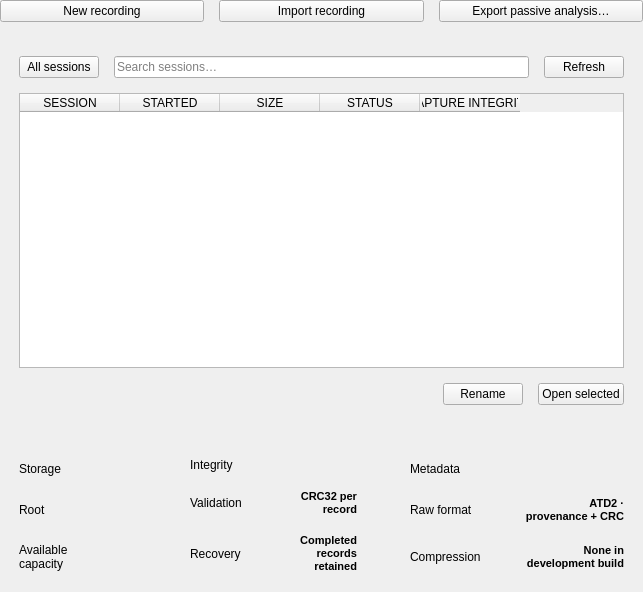
<?xml version="1.0" encoding="UTF-8"?>
<ui version="4.0">
 <class>SessionsPage</class>
 <widget class="QWidget" name="SessionsPage">
  <layout class="QVBoxLayout" name="bodyLayout">
   <property name="leftMargin">
    <number>0</number>
   </property>
   <property name="topMargin">
    <number>0</number>
   </property>
   <property name="rightMargin">
    <number>0</number>
   </property>
   <property name="bottomMargin">
    <number>0</number>
   </property>
   <property name="spacing">
    <number>15</number>
   </property>
   <item>
    <widget class="QWidget" name="actionBar">
     <layout class="QHBoxLayout" name="actionBarLayout">
      <property name="leftMargin">
       <number>0</number>
      </property>
      <property name="topMargin">
       <number>0</number>
      </property>
      <property name="rightMargin">
       <number>0</number>
      </property>
      <property name="bottomMargin">
       <number>0</number>
      </property>
      <property name="spacing">
       <number>15</number>
      </property>
      <item>
       <widget class="QPushButton" name="newRecordingButton">
        <property name="text">
         <string>New recording</string>
        </property>
        <property name="primary" stdset="0">
         <bool>true</bool>
        </property>
       </widget>
      </item>
      <item>
       <widget class="QPushButton" name="importRecordingButton">
        <property name="text">
         <string>Import recording</string>
        </property>
       </widget>
      </item>
      <item>
       <widget class="QPushButton" name="exportAnalysisButton">
        <property name="text"><string>Export passive analysis…</string></property>
        <property name="accessibleName"><string>Export passive analysis for selected session</string></property>
        <property name="toolTip"><string>Export observations and limitations from the selected recording.</string></property>
       </widget>
      </item>
     </layout>
    </widget>
   </item>
   <item>
    <widget class="QFrame" name="sessionList">
     <property name="card" stdset="0">
      <bool>true</bool>
     </property>
     <layout class="QVBoxLayout" name="sessionListLayout">
      <property name="leftMargin">
       <number>19</number>
      </property>
      <property name="topMargin">
       <number>19</number>
      </property>
      <property name="rightMargin">
       <number>19</number>
      </property>
      <property name="bottomMargin">
       <number>19</number>
      </property>
      <property name="spacing">
       <number>15</number>
      </property>
      <item>
       <widget class="QWidget" name="sessionFilters">
        <layout class="QHBoxLayout" name="sessionFiltersLayout" stretch="0,1,0">
         <property name="leftMargin">
          <number>0</number>
         </property>
         <property name="topMargin">
          <number>0</number>
         </property>
         <property name="rightMargin">
          <number>0</number>
         </property>
         <property name="bottomMargin">
          <number>0</number>
         </property>
         <property name="spacing">
          <number>15</number>
         </property>
         <item>
          <widget class="QPushButton" name="allSessionsButton">
           <property name="text">
            <string>All sessions</string>
           </property>
          </widget>
         </item>
         <item>
          <widget class="QLineEdit" name="sessionSearch">
           <property name="text">
            <string />
           </property>
           <property name="placeholderText">
            <string>Search sessions…</string>
           </property>
          </widget>
         </item>
         <item>
          <widget class="QPushButton" name="refreshButton">
           <property name="text">
            <string>Refresh</string>
           </property>
          </widget>
         </item>
        </layout>
       </widget>
      </item>
      <item>
       <widget class="QTableWidget" name="sessionTable">
        <property name="minimumSize">
         <size>
          <width>0</width>
          <height>275</height>
         </size>
        </property>
        <property name="alternatingRowColors">
         <bool>true</bool>
        </property>
        <property name="showGrid">
         <bool>false</bool>
        </property>
        <property name="selectionBehavior">
         <enum>QAbstractItemView::SelectRows</enum>
        </property>
        <property name="selectionMode">
         <enum>QAbstractItemView::SingleSelection</enum>
        </property>
        <property name="editTriggers">
         <set>QAbstractItemView::NoEditTriggers</set>
        </property>
        <column>
         <property name="text">
          <string>SESSION</string>
         </property>
        </column>
        <column>
         <property name="text">
          <string>STARTED</string>
         </property>
        </column>
        <column>
         <property name="text">
          <string>SIZE</string>
         </property>
        </column>
        <column>
         <property name="text">
          <string>STATUS</string>
         </property>
        </column>
        <column>
         <property name="text">
          <string>CAPTURE INTEGRITY</string>
         </property>
        </column>
       </widget>
      </item>
      <item>
       <widget class="QWidget" name="sessionActions">
        <layout class="QHBoxLayout" name="sessionActionsLayout" stretch="1,0,0">
         <property name="leftMargin">
          <number>0</number>
         </property>
         <property name="topMargin">
          <number>0</number>
         </property>
         <property name="rightMargin">
          <number>0</number>
         </property>
         <property name="bottomMargin">
          <number>0</number>
         </property>
         <property name="spacing">
          <number>15</number>
         </property>
         <item>
          <widget class="QLabel" name="sessionCount">
           <property name="text">
            <string />
           </property>
           <property name="wordWrap">
            <bool>true</bool>
           </property>
           <property name="tone" stdset="0">
            <string>muted</string>
           </property>
          </widget>
         </item>
         <item>
          <widget class="QPushButton" name="renameButton">
           <property name="text">
            <string>Rename</string>
           </property>
          </widget>
         </item>
         <item>
          <widget class="QPushButton" name="openSelectedButton">
           <property name="text">
            <string>Open selected</string>
           </property>
           <property name="primary" stdset="0">
            <bool>true</bool>
           </property>
          </widget>
         </item>
        </layout>
       </widget>
      </item>
     </layout>
    </widget>
   </item>
   <item>
    <widget class="QWidget" name="sessionDetails">
     <layout class="QHBoxLayout" name="sessionDetailsLayout">
      <property name="leftMargin">
       <number>0</number>
      </property>
      <property name="topMargin">
       <number>0</number>
      </property>
      <property name="rightMargin">
       <number>0</number>
      </property>
      <property name="bottomMargin">
       <number>0</number>
      </property>
      <property name="spacing">
       <number>15</number>
      </property>
      <item>
       <widget class="QFrame" name="storage">
        <property name="card" stdset="0">
         <bool>true</bool>
        </property>
        <layout class="QVBoxLayout" name="storageLayout">
         <property name="leftMargin">
          <number>19</number>
         </property>
         <property name="topMargin">
          <number>19</number>
         </property>
         <property name="rightMargin">
          <number>19</number>
         </property>
         <property name="bottomMargin">
          <number>19</number>
         </property>
         <property name="spacing">
          <number>15</number>
         </property>
         <item>
          <widget class="QLabel" name="storageTitle">
           <property name="text">
            <string>Storage</string>
           </property>
           <property name="wordWrap">
            <bool>true</bool>
           </property>
           <property name="tone" stdset="0">
            <string>cardtitle</string>
           </property>
          </widget>
         </item>
         <item>
          <widget class="QWidget" name="sessionRootRow">
           <layout class="QHBoxLayout" name="sessionRootRowLayout" stretch="1,1">
            <property name="leftMargin">
             <number>0</number>
            </property>
            <property name="topMargin">
             <number>0</number>
            </property>
            <property name="rightMargin">
             <number>0</number>
            </property>
            <property name="bottomMargin">
             <number>0</number>
            </property>
            <property name="spacing">
             <number>15</number>
            </property>
            <item>
             <widget class="QLabel" name="sessionRootKey">
              <property name="text">
               <string>Root</string>
              </property>
              <property name="wordWrap">
               <bool>true</bool>
              </property>
              <property name="tone" stdset="0">
               <string>muted</string>
              </property>
             </widget>
            </item>
            <item>
             <widget class="QLabel" name="sessionRoot">
              <property name="text">
               <string />
              </property>
              <property name="wordWrap">
               <bool>true</bool>
              </property>
              <property name="alignment">
               <set>Qt::AlignRight|Qt::AlignVCenter</set>
              </property>
              <property name="styleSheet">
               <string>font-weight:600;font-size:11px;</string>
              </property>
             </widget>
            </item>
           </layout>
           <property name="minimumSize">
            <size>
             <width>0</width>
             <height>32</height>
            </size>
           </property>
           <property name="toolTip">
            <string>Root</string>
           </property>
          </widget>
         </item>
         <item>
          <widget class="QWidget" name="availableCapacityRow">
           <layout class="QHBoxLayout" name="availableCapacityRowLayout" stretch="1,1">
            <property name="leftMargin">
             <number>0</number>
            </property>
            <property name="topMargin">
             <number>0</number>
            </property>
            <property name="rightMargin">
             <number>0</number>
            </property>
            <property name="bottomMargin">
             <number>0</number>
            </property>
            <property name="spacing">
             <number>15</number>
            </property>
            <item>
             <widget class="QLabel" name="availableCapacityKey">
              <property name="text">
               <string>Available capacity</string>
              </property>
              <property name="wordWrap">
               <bool>true</bool>
              </property>
              <property name="tone" stdset="0">
               <string>muted</string>
              </property>
             </widget>
            </item>
            <item>
             <widget class="QLabel" name="availableCapacity">
              <property name="text">
               <string />
              </property>
              <property name="wordWrap">
               <bool>true</bool>
              </property>
              <property name="alignment">
               <set>Qt::AlignRight|Qt::AlignVCenter</set>
              </property>
              <property name="styleSheet">
               <string>font-weight:600;font-size:11px;</string>
              </property>
             </widget>
            </item>
           </layout>
           <property name="minimumSize">
            <size>
             <width>0</width>
             <height>32</height>
            </size>
           </property>
           <property name="toolTip">
            <string>Available capacity</string>
           </property>
          </widget>
         </item>
        </layout>
       </widget>
      </item>
      <item>
       <widget class="QFrame" name="sessionIntegrity">
        <property name="card" stdset="0">
         <bool>true</bool>
        </property>
        <layout class="QVBoxLayout" name="sessionIntegrityLayout">
         <property name="leftMargin">
          <number>19</number>
         </property>
         <property name="topMargin">
          <number>19</number>
         </property>
         <property name="rightMargin">
          <number>19</number>
         </property>
         <property name="bottomMargin">
          <number>19</number>
         </property>
         <property name="spacing">
          <number>15</number>
         </property>
         <item>
          <widget class="QLabel" name="sessionIntegrityTitle">
           <property name="text">
            <string>Integrity</string>
           </property>
           <property name="wordWrap">
            <bool>true</bool>
           </property>
           <property name="tone" stdset="0">
            <string>cardtitle</string>
           </property>
          </widget>
         </item>
         <item>
          <widget class="QWidget" name="validationRow">
           <layout class="QHBoxLayout" name="validationRowLayout" stretch="1,1">
            <property name="leftMargin">
             <number>0</number>
            </property>
            <property name="topMargin">
             <number>0</number>
            </property>
            <property name="rightMargin">
             <number>0</number>
            </property>
            <property name="bottomMargin">
             <number>0</number>
            </property>
            <property name="spacing">
             <number>15</number>
            </property>
            <item>
             <widget class="QLabel" name="validationKey">
              <property name="text">
               <string>Validation</string>
              </property>
              <property name="wordWrap">
               <bool>true</bool>
              </property>
              <property name="tone" stdset="0">
               <string>muted</string>
              </property>
             </widget>
            </item>
            <item>
             <widget class="QLabel" name="validation">
              <property name="text">
               <string>CRC32 per record</string>
              </property>
              <property name="wordWrap">
               <bool>true</bool>
              </property>
              <property name="alignment">
               <set>Qt::AlignRight|Qt::AlignVCenter</set>
              </property>
              <property name="styleSheet">
               <string>font-weight:600;font-size:11px;</string>
              </property>
             </widget>
            </item>
           </layout>
           <property name="minimumSize">
            <size>
             <width>0</width>
             <height>32</height>
            </size>
           </property>
           <property name="toolTip">
            <string>Validation</string>
           </property>
          </widget>
         </item>
         <item>
          <widget class="QWidget" name="recoveryRow">
           <layout class="QHBoxLayout" name="recoveryRowLayout" stretch="1,1">
            <property name="leftMargin">
             <number>0</number>
            </property>
            <property name="topMargin">
             <number>0</number>
            </property>
            <property name="rightMargin">
             <number>0</number>
            </property>
            <property name="bottomMargin">
             <number>0</number>
            </property>
            <property name="spacing">
             <number>15</number>
            </property>
            <item>
             <widget class="QLabel" name="recoveryKey">
              <property name="text">
               <string>Recovery</string>
              </property>
              <property name="wordWrap">
               <bool>true</bool>
              </property>
              <property name="tone" stdset="0">
               <string>muted</string>
              </property>
             </widget>
            </item>
            <item>
             <widget class="QLabel" name="recovery">
              <property name="text">
               <string>Completed records retained</string>
              </property>
              <property name="wordWrap">
               <bool>true</bool>
              </property>
              <property name="alignment">
               <set>Qt::AlignRight|Qt::AlignVCenter</set>
              </property>
              <property name="styleSheet">
               <string>font-weight:600;font-size:11px;</string>
              </property>
             </widget>
            </item>
           </layout>
           <property name="minimumSize">
            <size>
             <width>0</width>
             <height>32</height>
            </size>
           </property>
           <property name="toolTip">
            <string>Recovery</string>
           </property>
          </widget>
         </item>
        </layout>
       </widget>
      </item>
      <item>
       <widget class="QFrame" name="sessionMetadata">
        <property name="card" stdset="0">
         <bool>true</bool>
        </property>
        <layout class="QVBoxLayout" name="sessionMetadataLayout">
         <property name="leftMargin">
          <number>19</number>
         </property>
         <property name="topMargin">
          <number>19</number>
         </property>
         <property name="rightMargin">
          <number>19</number>
         </property>
         <property name="bottomMargin">
          <number>19</number>
         </property>
         <property name="spacing">
          <number>15</number>
         </property>
         <item>
          <widget class="QLabel" name="sessionMetadataTitle">
           <property name="text">
            <string>Metadata</string>
           </property>
           <property name="wordWrap">
            <bool>true</bool>
           </property>
           <property name="tone" stdset="0">
            <string>cardtitle</string>
           </property>
          </widget>
         </item>
         <item>
          <widget class="QWidget" name="formatRow">
           <layout class="QHBoxLayout" name="formatRowLayout" stretch="1,1">
            <property name="leftMargin">
             <number>0</number>
            </property>
            <property name="topMargin">
             <number>0</number>
            </property>
            <property name="rightMargin">
             <number>0</number>
            </property>
            <property name="bottomMargin">
             <number>0</number>
            </property>
            <property name="spacing">
             <number>15</number>
            </property>
            <item>
             <widget class="QLabel" name="formatKey">
              <property name="text">
               <string>Raw format</string>
              </property>
              <property name="wordWrap">
               <bool>true</bool>
              </property>
              <property name="tone" stdset="0">
               <string>muted</string>
              </property>
             </widget>
            </item>
            <item>
             <widget class="QLabel" name="format">
              <property name="text">
               <string>ATD2 · provenance + CRC</string>
              </property>
              <property name="wordWrap">
               <bool>true</bool>
              </property>
              <property name="alignment">
               <set>Qt::AlignRight|Qt::AlignVCenter</set>
              </property>
              <property name="styleSheet">
               <string>font-weight:600;font-size:11px;</string>
              </property>
             </widget>
            </item>
           </layout>
           <property name="minimumSize">
            <size>
             <width>0</width>
             <height>32</height>
            </size>
           </property>
           <property name="toolTip">
            <string>Raw format</string>
           </property>
          </widget>
         </item>
         <item>
          <widget class="QWidget" name="compressionRow">
           <layout class="QHBoxLayout" name="compressionRowLayout" stretch="1,1">
            <property name="leftMargin">
             <number>0</number>
            </property>
            <property name="topMargin">
             <number>0</number>
            </property>
            <property name="rightMargin">
             <number>0</number>
            </property>
            <property name="bottomMargin">
             <number>0</number>
            </property>
            <property name="spacing">
             <number>15</number>
            </property>
            <item>
             <widget class="QLabel" name="compressionKey">
              <property name="text">
               <string>Compression</string>
              </property>
              <property name="wordWrap">
               <bool>true</bool>
              </property>
              <property name="tone" stdset="0">
               <string>muted</string>
              </property>
             </widget>
            </item>
            <item>
             <widget class="QLabel" name="compression">
              <property name="text">
               <string>None in development build</string>
              </property>
              <property name="wordWrap">
               <bool>true</bool>
              </property>
              <property name="alignment">
               <set>Qt::AlignRight|Qt::AlignVCenter</set>
              </property>
              <property name="styleSheet">
               <string>font-weight:600;font-size:11px;</string>
              </property>
             </widget>
            </item>
           </layout>
           <property name="minimumSize">
            <size>
             <width>0</width>
             <height>32</height>
            </size>
           </property>
           <property name="toolTip">
            <string>Compression</string>
           </property>
          </widget>
         </item>
        </layout>
       </widget>
      </item>
     </layout>
    </widget>
   </item>
  </layout>
 </widget>
 <resources />
 <connections />
</ui>
